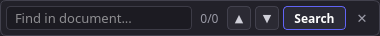
<?xml version="1.0" encoding="UTF-8"?>
<ui version="4.0">
 <class>findbar</class>
 <widget class="QWidget" name="findbar">
  <property name="geometry">
   <rect>
    <x>0</x>
    <y>0</y>
    <width>380</width>
    <height>36</height>
   </rect>
  </property>
  <property name="minimumSize">
   <size>
    <width>320</width>
    <height>36</height>
   </size>
  </property>
  <property name="maximumSize">
   <size>
    <width>600</width>
    <height>36</height>
   </size>
  </property>
  <property name="windowTitle">
   <string>findbar</string>
  </property>
  <property name="styleSheet">
   <string notr="true">#findbar {
    background-color: #222129;
    border: 1px solid #42414d;
    border-radius: 6px;
}

QLineEdit#search_box,
QLineEdit#lineEdit {
    background-color: #1c1b22;
    border: 1px solid #3c3b46;
    border-radius: 4px;
    color: #ffffff;
    padding: 0px 6px;
    font-size: 10pt;
    min-height: 22px;
    max-height: 22px;
    selection-background-color: #214283;
}
QLineEdit#search_box:focus,
QLineEdit#lineEdit:focus {
    border: 1px solid #61ccff;
}

QLabel#matches {
    background: transparent;
    color: #9a9aa6;
    font-size: 9pt;
    font-family: &quot;Noto Sans&quot;, sans-serif;
    padding: 0px 4px;
    min-height: 24px;
    max-height: 24px;
}

QPushButton#previous_match,
QPushButton#next_match {
    background-color: #2b2a33;
    border: 1px solid #42414d;
    border-radius: 4px;
    padding: 0px;
    min-width: 22px;
    max-width: 22px;
    min-height: 22px;
    max-height: 22px;
    color: #cfcfd8;
    font-size: 8pt;
}
QPushButton#previous_match:hover,
QPushButton#next_match:hover {
    background-color: #42414d;
    color: #ffffff;
}
QPushButton#previous_match:pressed,
QPushButton#next_match:pressed {
    background-color: #52515e;
}
QPushButton#previous_match:disabled,
QPushButton#next_match:disabled {
    background-color: #1e1e24;
    border-color: #2b2a33;
    color: #555560;
}

QPushButton#search_button,
QPushButton#pushButton {
    background-color: #2b2b36;
    border: 1px solid #6164f6;
    border-radius: 4px;
    padding: 0px 10px;
    min-height: 22px;
    max-height: 22px;
    color: #ffffff;
    font-weight: bold;
    font-size: 9pt;
}
QPushButton#search_button:hover,
QPushButton#pushButton:hover {
    background-color: #6164f6;
}
QPushButton#search_button:pressed,
QPushButton#pushButton:pressed {
    background-color: #4b4ec4;
}

QPushButton#close {
    background-color: transparent;
    border: none;
    border-radius: 4px;
    padding: 0px;
    min-width: 24px;
    max-width: 24px;
    min-height: 24px;
    max-height: 24px;
    color: #9a9aa6;
    font-size: 10pt;
}
QPushButton#close:hover {
    background-color: #e81123;
    color: #ffffff;
}
QPushButton#close:pressed {
    background-color: #c40e1d;
    color: #ffffff;
}</string>
  </property>
  <layout class="QVBoxLayout" name="verticalLayout">
   <property name="leftMargin">
    <number>6</number>
   </property>
   <property name="topMargin">
    <number>5</number>
   </property>
   <property name="rightMargin">
    <number>6</number>
   </property>
   <property name="bottomMargin">
    <number>5</number>
   </property>
   <item>
    <layout class="QHBoxLayout" name="horizontalLayout" stretch="1,0,0,0,0,0">
     <property name="spacing">
      <number>4</number>
     </property>
     <item>
      <widget class="QLineEdit" name="search_box">
       <property name="sizePolicy">
        <sizepolicy hsizetype="Expanding" vsizetype="Fixed">
         <horstretch>0</horstretch>
         <verstretch>0</verstretch>
        </sizepolicy>
       </property>
       <property name="minimumSize">
        <size>
         <width>0</width>
         <height>24</height>
        </size>
       </property>
       <property name="maximumSize">
        <size>
         <width>16777215</width>
         <height>24</height>
        </size>
       </property>
       <property name="font">
        <font>
         <family>Noto Sans SC</family>
         <pointsize>10</pointsize>
        </font>
       </property>
       <property name="placeholderText">
        <string>Find in document...</string>
       </property>
      </widget>
     </item>
     <item>
      <widget class="QLabel" name="matches">
       <property name="sizePolicy">
        <sizepolicy hsizetype="Preferred" vsizetype="Fixed">
         <horstretch>0</horstretch>
         <verstretch>0</verstretch>
        </sizepolicy>
       </property>
       <property name="minimumSize">
        <size>
         <width>0</width>
         <height>24</height>
        </size>
       </property>
       <property name="maximumSize">
        <size>
         <width>16777215</width>
         <height>24</height>
        </size>
       </property>
       <property name="font">
        <font>
         <family>Noto Sans</family>
         <pointsize>9</pointsize>
        </font>
       </property>
       <property name="text">
        <string>0/0</string>
       </property>
       <property name="alignment">
        <set>Qt::AlignmentFlag::AlignCenter</set>
       </property>
       <property name="wordWrap">
        <bool>false</bool>
       </property>
       <property name="margin">
        <number>0</number>
       </property>
      </widget>
     </item>
     <item>
      <widget class="QPushButton" name="previous_match">
       <property name="sizePolicy">
        <sizepolicy hsizetype="Fixed" vsizetype="Fixed">
         <horstretch>0</horstretch>
         <verstretch>0</verstretch>
        </sizepolicy>
       </property>
       <property name="minimumSize">
        <size>
         <width>24</width>
         <height>24</height>
        </size>
       </property>
       <property name="maximumSize">
        <size>
         <width>24</width>
         <height>24</height>
        </size>
       </property>
       <property name="font">
        <font>
         <family>Noto Sans SC</family>
         <pointsize>8</pointsize>
        </font>
       </property>
       <property name="toolTip">
        <string>Previous match (Shift+Enter)</string>
       </property>
       <property name="text">
        <string>▲</string>
       </property>
      </widget>
     </item>
     <item>
      <widget class="QPushButton" name="next_match">
       <property name="sizePolicy">
        <sizepolicy hsizetype="Fixed" vsizetype="Fixed">
         <horstretch>0</horstretch>
         <verstretch>0</verstretch>
        </sizepolicy>
       </property>
       <property name="minimumSize">
        <size>
         <width>24</width>
         <height>24</height>
        </size>
       </property>
       <property name="maximumSize">
        <size>
         <width>24</width>
         <height>24</height>
        </size>
       </property>
       <property name="font">
        <font>
         <family>Noto Sans SC</family>
         <pointsize>8</pointsize>
        </font>
       </property>
       <property name="toolTip">
        <string>Next match (Enter)</string>
       </property>
       <property name="text">
        <string>▼</string>
       </property>
      </widget>
     </item>
     <item>
      <widget class="QPushButton" name="search_button">
       <property name="sizePolicy">
        <sizepolicy hsizetype="Fixed" vsizetype="Fixed">
         <horstretch>0</horstretch>
         <verstretch>0</verstretch>
        </sizepolicy>
       </property>
       <property name="minimumSize">
        <size>
         <width>0</width>
         <height>24</height>
        </size>
       </property>
       <property name="maximumSize">
        <size>
         <width>16777215</width>
         <height>24</height>
        </size>
       </property>
       <property name="font">
        <font>
         <family>Noto Sans</family>
         <pointsize>9</pointsize>
         <bold>true</bold>
        </font>
       </property>
       <property name="toolTip">
        <string>Search</string>
       </property>
       <property name="text">
        <string>Search</string>
       </property>
      </widget>
     </item>
     <item>
      <widget class="QPushButton" name="close">
       <property name="sizePolicy">
        <sizepolicy hsizetype="Fixed" vsizetype="Fixed">
         <horstretch>0</horstretch>
         <verstretch>0</verstretch>
        </sizepolicy>
       </property>
       <property name="minimumSize">
        <size>
         <width>24</width>
         <height>24</height>
        </size>
       </property>
       <property name="maximumSize">
        <size>
         <width>24</width>
         <height>24</height>
        </size>
       </property>
       <property name="toolTip">
        <string>Close (Esc)</string>
       </property>
       <property name="text">
        <string>✕</string>
       </property>
      </widget>
     </item>
    </layout>
   </item>
  </layout>
 </widget>
 <resources/>
 <connections/>
</ui>
